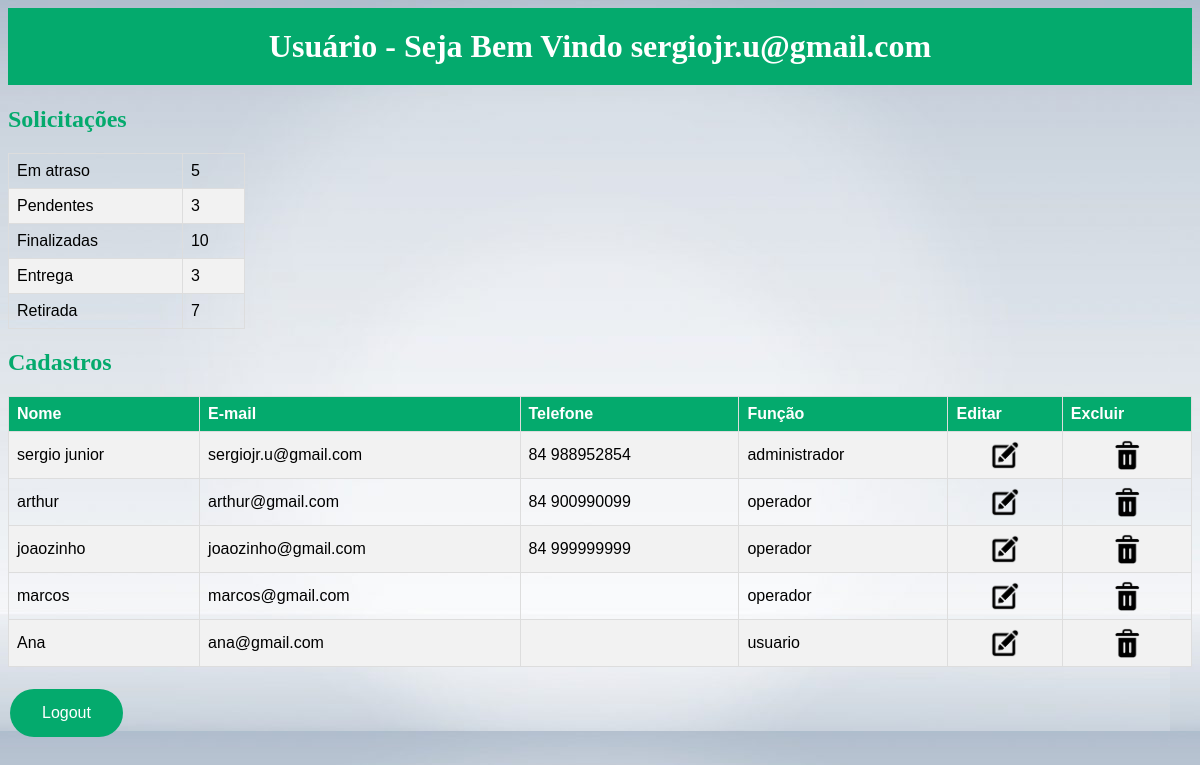
Screenshot of /bdweb_hub/homeUsuario.php (signed in) with the database file from the repository.
### tables this page shows
CREATE TABLE `solicitacoes` (
  `id_solicitacoes` int(11) NOT NULL,
  `tipo` varchar(250) NOT NULL,
  `quantidade` int(11) NOT NULL
);

CREATE TABLE `usuario` (
  `id` int(11) NOT NULL,
  `nome` varchar(255) NOT NULL,
  `email` varchar(255) NOT NULL,
  `telefone` varchar(50) NOT NULL,
  `funcao` varchar(255) NOT NULL,
  `senha` varchar(50) NOT NULL
);

### bdweb_hub/homeUsuario.php (the view, shortened to what this page needs)
<html>
<head>
</head>
<body>
<?php
    if($_SESSION["logado"]==true){
?>
    <h1 class='header'><b>Usuário - Seja Bem Vindo <?php echo $_SESSION['email']; ?> </b></h1>
    <?php
    $servername = "localhost";
    $username = "root";
    $password = "";
    $dbname = "epiz_28940963_VOID_HUB";
    $conn = new mysqli($servername, $username, $password, $dbname);
    ?>
    <h2 class='header2'><b>Solicitações</b></h2>
    <?php
    $sql = "SELECT * FROM solicitacoes";
    $result = $conn->query($sql);
    if ($result->num_rows > 0) {
      echo "<table id='hub2'>";
      while($row = $result->fetch_assoc()){
        $id = $row["id_solicitacoes"];
    ?>
        <tr>
            <td> <?php
                switch ($id) {
                  case 1:
                      echo "Em atraso";
                      break;
                  case 2:
                      echo "Pendentes";
                      break;
                  case 3:
                      echo "Finalizadas";
                      break;
                  case 4:
                      echo "Entrega";
                  break;
                  case 5:
                      echo "Retirada";
                  break;
              }
            ?> </td>
            <td> <?php echo $row["quantidade"]; ?> </td>
          </tr>
    <?php
      }
      echo "</table>";
    } else {
      echo "0 results";
      }
    ?>
    <h2 class='header2'><b>Cadastros</b></h2>
    <?php
    $sql = "SELECT * FROM usuario";
    $result = $conn->query($sql);
    if ($result->num_rows > 0) {
      echo "<table id='hub'>
      <tr>
          <th>Nome</th>
          <th>E-mail</th>
          <th>Telefone</th>
          <th>Função</th>
          <th>Editar</th>
          <th>Excluir</th>
      </tr>";
      while($row = $result->fetch_assoc()){
        $id = $row["id"];
    ?>
        <tr>
            <td> <?php echo $row["nome"]; ?> </td>
            <td> <?php echo $row["email"]; ?> </td>
            <td> <?php echo $row["telefone"]; ?> </td>
            <td> <?php echo $row["funcao"]; ?> </td>
            <td align='center' >
            <a type="button" target="blank"  href='editar.php?id=<?php echo $id; ?>' value="Editar"><img src= 'imagens/edit.png' style='height:30px' alt='Editar'></a>
            </td>
            <td align='center' >
            <a type="button" target="blank"  href='confirmarDelete.php?id=<?php echo $id; ?>' value="Excluir" onclick="return confirm('Tem certeza que quer prosseguir com o cancelamento?')"><img src= 'imagens/delete.png' style='height:30px' alt='Excluir'></a>
            </td>
          </tr>
    <?php
      }
      echo "</table>";
    } else {
      echo "0 results";
      }
    } else{
        echo "Usuario não cadastrado";
    }
    ?>
<br>
<form action="logout.php">
  <input type="submit" class="button" value="Logout">
</form>
</body>
</html>

### bdweb_hub/homeUsuario.php (style rules this page uses)
#hub { font-family: Arial, Helvetica, sans-serif; border-collapse: collapse; width: 100%; }
#hub td, #hub th { border: 1px solid #ddd; padding: 8px; }
#hub tr:nth-child(even) { background-color: #f2f2f2; }
#hub th { padding-top: 12px; padding-bottom: 12px; text-align: left; background-color: #04AA6D; color: white; }
#hub2 { font-family: Arial, Helvetica, sans-serif; border-collapse: collapse; width: 20%; }
#hub2 td, #hub th { border: 1px solid #ddd; padding: 8px; }
#hub2 tr:nth-child(even) { background-color: #f2f2f2; }
.button { font-family: Arial, Helvetica, sans-serif; background-color: #04AA6D; border-radius: 25px; border: none; color: white; padding: 15px 32px; text-align: center; text-decoration: none; display: inline-block; font-size: 16px; margin: 4px 2px; cursor: pointer; }
.header { background-color:#04AA6D; color:white; font-family:verdana; text-align:center; padding:20px 50px; }
.header2 { color:#04AA6D; font-family:verdana; }
body { background-image: url("imagens/background.jpg"); }

### rows the page displays
solicitacoes: shows "Em atraso", quantidade "5"
solicitacoes: shows "Pendentes", quantidade "3"
solicitacoes: shows "Finalizadas", quantidade "10"
solicitacoes: shows "Entrega", quantidade "3"
solicitacoes: shows "Retirada", quantidade "7"
usuario: nome "sergio junior", email "sergiojr.u@gmail.com", telefone "84 988952854", funcao "administrador"
usuario: nome "arthur", email "arthur@gmail.com", telefone "84 900990099", funcao "operador"
usuario: nome "joaozinho", email "joaozinho@gmail.com", telefone "84 999999999", funcao "operador"
usuario: nome "marcos", email "marcos@gmail.com", funcao "operador"
usuario: nome "Ana", email "ana@gmail.com", funcao "usuario"

### other values shown
$_SESSION['email'] "sergiojr.u@gmail.com"
